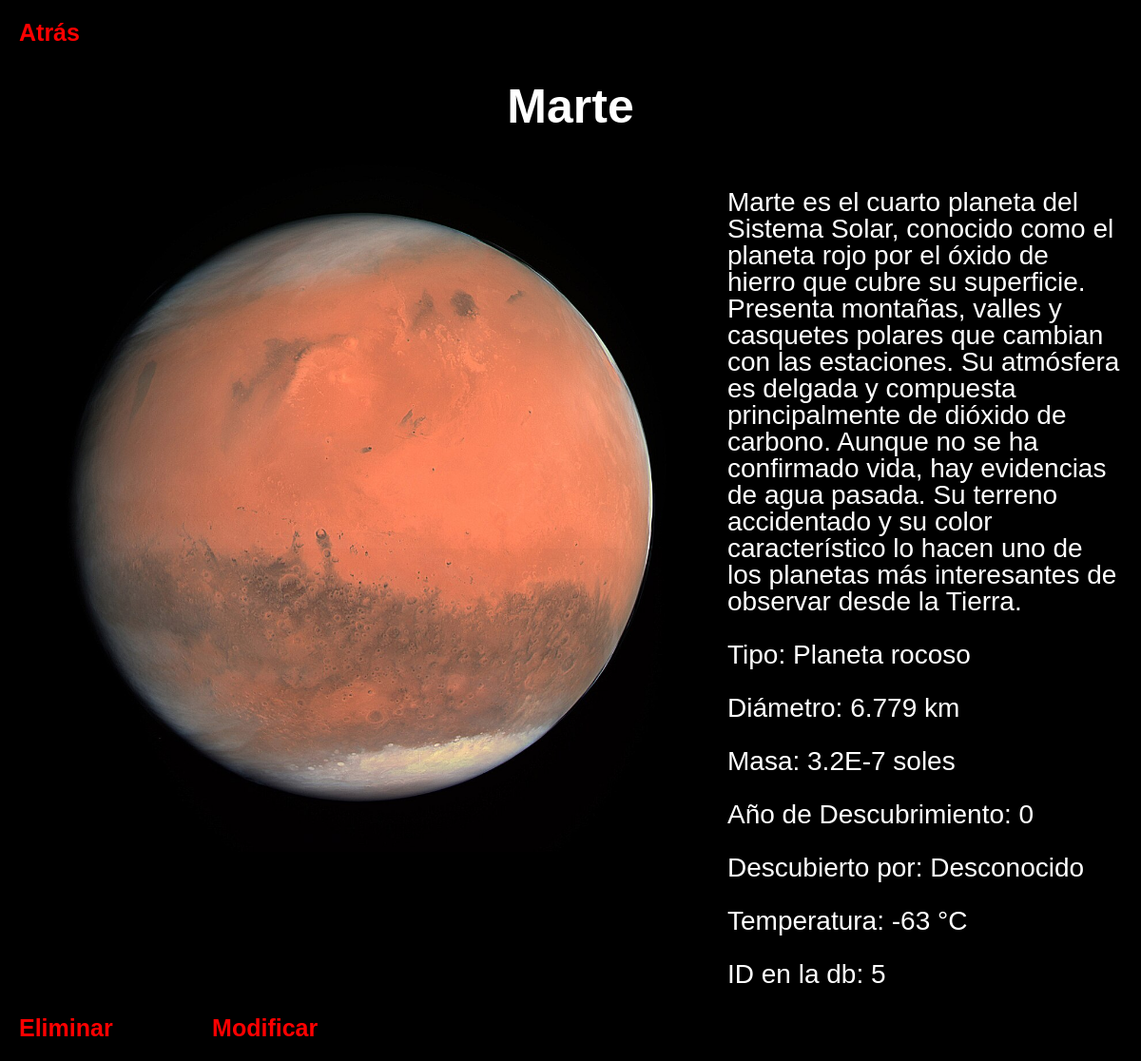
Page /index.php?controller=AstroController&action=viewAstro&id=5 on the committed database.
### tables this page shows
CREATE TABLE `astros` (
  `id` int(10) UNSIGNED NOT NULL,
  `name` varchar(50) NOT NULL,
  `description` varchar(600) NOT NULL,
  `type` varchar(50) NOT NULL,
  `diameter` float NOT NULL,
  `mass` float NOT NULL,
  `discovery_year` int(10) UNSIGNED NOT NULL,
  `discovered_by` varchar(100) NOT NULL,
  `temperature` float NOT NULL,
  `image` varchar(150) NOT NULL
);

### src/controllers/AstroController.php (called while the page is built, shortened)
<?php
require_once("./src/models/AstroModel.php");
class AstroController{
    function viewAstro() {
        $id=$_GET["id"];
        $astroModel = new AstroModel();
        $astro = $astroModel->getAstroById($id);
        include("./src/views/astros/viewAstro.php");
    }
}

### src/config/Config.php (called while the page is built)
<?php
class Config{
    public static function conectar() {
        $dsn = 'mysql:dbname=astrodatabase;host=localhost';
        $user = 'root';
        $password = '';
        return new PDO($dsn, $user, $password);
    }
}

### src/models/AstroModel.php (called while the page is built, shortened)
<?php
require_once("./src/config/Config.php");
class AstroModel {
    function getAstroById($id) {
        $sql = "SELECT * FROM astros WHERE id = :id";
        $stm = Config::conectar()->prepare($sql);
        $stm->bindParam(':id', $id);
        $stm->execute();
        return $stm->fetchObject("Astro");
    }
}

### src/views/astros/viewAstro.php (the view, shortened to what this page needs)
<?php
require_once("./src/config/Config.php");
$basePath = './src/public/astro_images/';
$imagePath = $basePath . $astro->image;
?>
<!DOCTYPE html>
<html lang="en">
<head>
</head>
<body>
<a class="general-link" href="<?php echo BASE_URL."?controller=AstroController&action=viewAllAstros" ?>">Atrás</a>
<h1><?php echo htmlspecialchars($astro->name); ?></h1>
<div class="astro-container">
    <?php if (!empty($astro->image) && file_exists($imagePath)): ?>
        <img src="<?php echo htmlspecialchars($imagePath); ?>"
             alt="<?php echo htmlspecialchars($astro->name); ?>"
             class="astro-image">
    <?php else: ?>
        <div class="astro-image" style="background:#444; color:#aaa; display:flex; align-items:center; justify-content:center; height:300px;">
            Sin imagen
        </div>
    <?php endif; ?>
    <div class="astro-info">
        <p><?php echo htmlspecialchars($astro->description); ?></p>
        <p><?php echo htmlspecialchars("Tipo: " . $astro->type); ?></p>
        <p><?php echo htmlspecialchars("Diámetro: " . $astro->diameter . " km"); ?></p>
        <p><?php echo htmlspecialchars("Masa: " . $astro->mass . " soles"); ?></p>
        <p><?php echo htmlspecialchars("Año de Descubrimiento: " . $astro->discovery_year); ?></p>
        <p><?php echo htmlspecialchars("Descubierto por: " . $astro->discovered_by); ?></p>
        <p><?php echo htmlspecialchars("Temperatura: " . $astro->temperature . " °C"); ?></p>
        <p><?php echo htmlspecialchars("ID en la db: " . $astro->id); ?></p>
    </div>
</div>
<a class="general-link" href="<?php echo BASE_URL."?controller=AstroController&action=viewDeletingAstro&id=$astro->id" ?>">Eliminar</a>
<a class="general-link" href="<?php echo BASE_URL."?controller=AstroController&action=viewUpdatingAstro&id=$astro->id" ?>">Modificar</a>
</body>
</html>

### src/views/astros/viewAstro.php (style rules this page uses)
body { background-color: #000000ff; color: #ffffff; font-family: Arial, sans-serif; margin: 20px; }
h1 { font-size: 50px; text-align: center; margin-bottom: 30px; }
.general-link { color: #ff0000ff; text-decoration: none; font-weight: bold; font-size: 25px; margin-right: 100px; }
.astro-container { display: flex; flex-wrap: wrap; gap: 20px; align-items: flex-start; }
.astro-image { flex: 0 0 725px; height: 725px; max-width: 100%; border-radius: 10px; object-fit: cover; }
.astro-info { flex: 1; font-size: 28px; line-height: 1; word-wrap: break-word; overflow-wrap: break-word; }

### rows in the picture
astros: name "Marte", image+name (picture), description "Marte es el cuarto planeta del Sistema Solar, conocido como el planeta rojo por el óxido de hierro que cubre su superficie. Presenta montañas, valles y casquetes polares que cambian con las estaciones. Su atmósfera es delgada y compuesta principalmente de dióxido de carbono. Aunque no se ha confirmado vida, hay evidencias de agua pasada. Su terreno accidentado y su color característico lo hacen uno de los planetas más interesantes de observar desde la Tierra.", type "Tipo: Planeta rocoso", diameter "Diámetro: 6.779 km", mass "Masa: 3.2E-7 soles", discovery_year "Año de Descubrimiento: 0", discovered_by "Descubierto por: Desconocido", temperature "Temperatura: -63 °C", id "ID en la db: 5"
